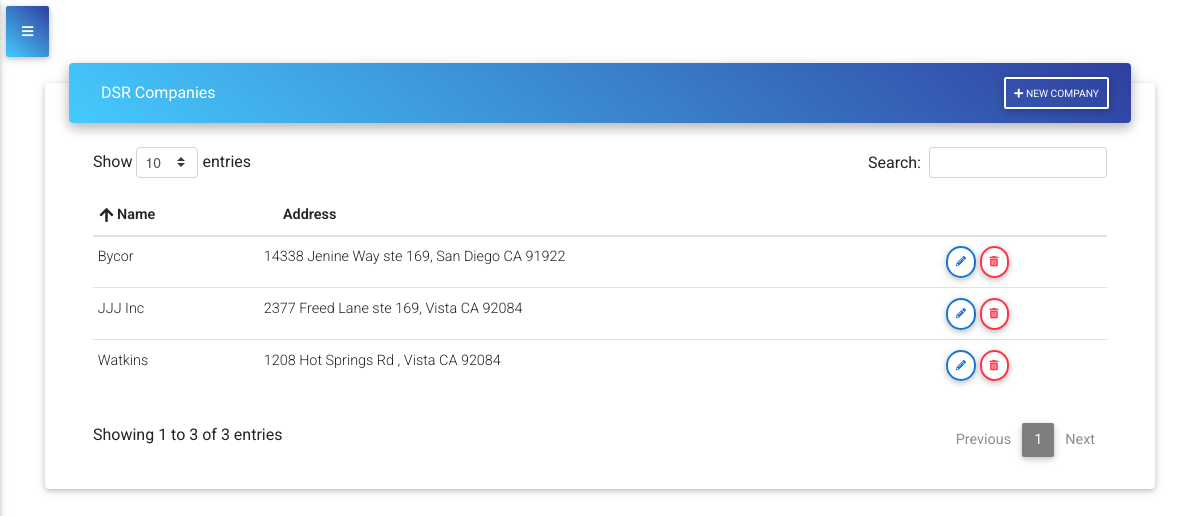
/companies/ (signed in), run on the app's committed database.
### accounts/models.py (models this page shows, shortened)
class AccountUser(models.Model):
    user = models.OneToOneField(User, on_delete=models.CASCADE)
    account = models.ForeignKey(AccountCompany, on_delete=models.CASCADE)
    company = models.CharField(max_length=100, blank=True)
    role = models.CharField(choices=ROLES, max_length=20, null=True, default='Tech')

class AccountCompany(models.Model):
    company_name = models.CharField(max_length=100)
    def __str__(self):
        return self.company_name

### customer/models.py (models this page shows, shortened)
class Company(models.Model):
    name = models.CharField(max_length=100)
    address1 = models.CharField(max_length=100)
    address2 = models.CharField(max_length=100, blank=True)
    city = models.CharField(max_length=100)
    state = models.CharField(max_length=2)
    zip_code = models.PositiveIntegerField()
    account = models.ForeignKey(AccountCompany, on_delete=models.CASCADE)

### customer/views.py (the view)
# urls.py: path('companies/', views.CompanyListView.as_view(),name='companies'),
class CompanyListView(LoginRequiredMixin,ListView):
    model = Company
    context_object_name = 'company'
    def get_context_data(self, **kwargs):
        context = super().get_context_data(**kwargs)
        context['ticket_count'] = ticket_count(self.request)
        context['tech_ticket_count'] = tech_ticket_count(self.request)
        context['todays_tickets'] = todays_tickets(self.request)
        context['tech_todays_tickets'] = tech_todays_tickets(self.request)
        context['todays_tickets_count'] = todays_tickets_count(self.request)
        context['in_progress_count'] = in_progress_count(self.request)
        context['completed_today_tickets_count'] = completed_today_tickets_count(self.request)
        context['tech_todays_tickets_count'] = tech_todays_tickets_count(self.request)
        context['tech_completed_today_tickets_count'] = tech_completed_today_tickets_count(self.request)
        context['company'] = company(self.request)
        return context

### service_ticket_app/utils.py (called while the page is built)
def ticket_count(request):
    count = Ticket.objects.filter(account=request.user.accountuser.account).count()
    return count

def todays_tickets_count(request):
    todays_tickets_count = Ticket.objects.filter(account=request.user.accountuser.account, schedule=datetime.date.today()).count()
    return todays_tickets_count

def todays_tickets(request):
    todays_tickets = Ticket.objects.filter(account=request.user.accountuser.account, schedule=datetime.date.today())
    return todays_tickets

def in_progress_count(request):
    in_progress_count = Ticket.objects.filter(account=request.user.accountuser.account, schedule=datetime.date.today(),start_job=True,completed=False).count()
    return in_progress_count

def completed_today_tickets_count(request):
    completed_today_tickets_count = Ticket.objects.filter(account=request.user.accountuser.account, schedule=datetime.date.today(), start_job=True, completed=True).count()
    return completed_today_tickets_count

def tech_ticket_count(request):
    count = Ticket.objects.filter(account=request.user.accountuser.account, assigned=request.user.accountuser).count()
    return count

def tech_todays_tickets_count(request):
    tech_todays_tickets_count = Ticket.objects.filter(account=request.user.accountuser.account, schedule=datetime.date.today(), assigned=request.user.accountuser).count()
    return tech_todays_tickets_count

def tech_todays_tickets(request):
    tech_todays_tickets = Ticket.objects.filter(account=request.user.accountuser.account, assigned=request.user.accountuser, schedule=datetime.date.today())
    return tech_todays_tickets

def tech_completed_today_tickets_count(request):
    tech_completed_today_tickets_count = Ticket.objects.filter(account=request.user.accountuser.account, schedule=datetime.date.today(), start_job=True, completed=True, assigned=request.user.accountuser).count()
    return tech_completed_today_tickets_count

def company(request):
    company = Company.objects.filter(account=request.user.accountuser.account)
    return company

### customer/templates/customer/company_list.html (shortened to what this page needs)
{% extends 'base.html' %}
{% block content %}
<div class="card card-cascade narrower">
    <div class="view view-cascade gradient-card-header blue-gradient narrower py-2 mx-4 mb-3 d-flex justify-content-between align-items-center">
        <div>
            <div class="white-text mx-3">{{request.user.accountuser.account}} Companies</div>
        </div>
        <div class='justify-content-start'>
            <a href="{% url 'customer_app:add_company' %}" type="button" class="btn btn-outline-white btn-sm px-2">
                <i class="fas fa-plus mt-0"></i> New Company
            </a>
        </div>
    </div>
    <div class="px-5">
        <div class="table-wrapper">
            <table id="ticket_list" class="table table-hover table-sm table-responsive-sm" width="100%">
                <thead>
                    <tr>
                        <th class="th-sm">Name
                        </th>
                        <th class="th-sm">Address
                        </th>
                        <th class="th-sm">
                        </th>
                    </tr>
                </thead>
                <tbody>
                    {% for c in company %}
                        <tr>
                            <td>{{ c.name }}</td>
                            <td> {{ c.address1 }} {{ c.address2 }}, {{ c.city }} {{ c.state }} {{ c.zip_code }}  </td>
                            <td>
                                <a href="{% url 'customer_app:edit_company' pk=c.pk %}" type="button" class="btn btn-outline-blue btn-rounded btn-sm px-2">
                                    <i class="fas fa-pencil-alt lt mt-0"></i>
                                </a>
                                <a href="{% url 'customer_app:delete_company' pk=c.pk %}" type="button" class="btn btn-outline-danger btn-rounded btn-sm px-2">
                                    <i class="fas fa-trash-alt lt mt-0"></i>
                                </a>
                            </td>
                        </tr>
                    {% endfor %}
                </tbody>
            </table>
        </div>
    </div>
</div>
{% endblock %}

### templates/base.html (style rules this page uses)
table.dataTable thead .sorting:after, table.dataTable thead .sorting:before, table.dataTable thead .sorting_asc:after, table.dataTable thead .sorting_asc:before, table.dataTable thead .sorting_asc_disabled:after, table.dataTable thead .sorting_asc_disabled:before, table.dataTable thead .sorting_desc:after, table.dataTable thead .sorting_desc:before, table.dataTable thead .sorting_desc_disabled:after, table.dataTable thead .sorting_desc_disabled:before { bottom: .5em; }

### data on the page
Company: name "JJJ Inc", address1 "2377 Freed Lane", address2 "ste 169", city "Vista", state "CA", zip_code "92084"
Company: name "Bycor", address1 "14338 Jenine Way", address2 "ste 169", city "San Diego", state "CA", zip_code "91922"
Company: name "Watkins", address1 "1208 Hot Springs Rd", city "Vista", state "CA", zip_code "92084"

### other printed values
{{ request.user.accountuser.account }} "DSR"
